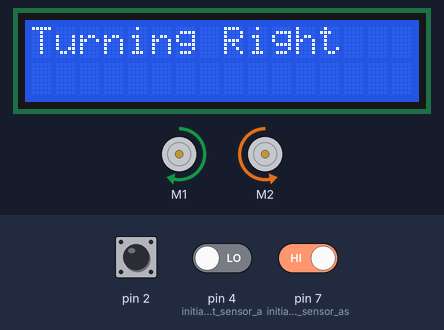
Simulated run of this sketch. Board: Arduino Uno, built with avr-gcc and run on an emulated ATmega328P. Parts: 16×2 character LCD, 2 × DC motor (green arrow = forward, orange = backward, longer = faster). The test bench sets the inputs (shaded band); at power-on: pin 4 (initialize_Right_sensor_a) LOW, pin 7 (initialize_Left_sensor_as) HIGH, pin 2 HIGH. What the sketch prints to the serial monitor is not drawn.

Above: at 3.2 s.
3.3 s: pin 4 (initialize_Right_sensor_a) driven HIGH
At 4.1 s:
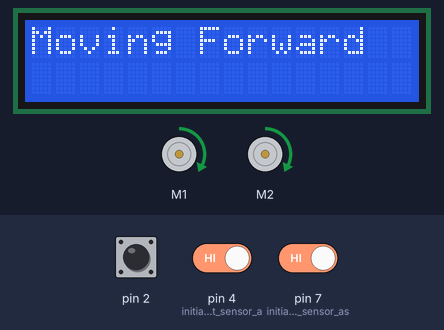
4.8 s: pin 7 (initialize_Left_sensor_as) driven LOW
At 5.9 s:
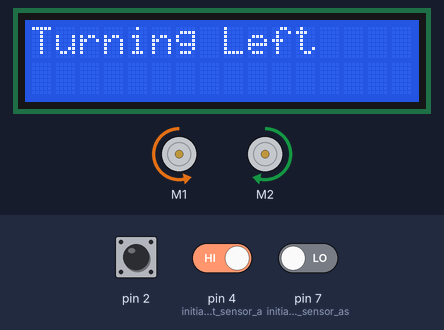
6.3 s: pin 7 (initialize_Left_sensor_as) driven HIGH
At 7.7 s:
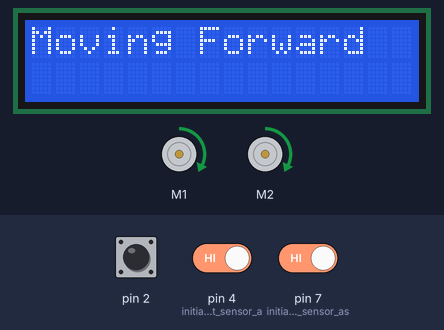
9.3 s: pin 4 (initialize_Right_sensor_a) driven LOW
At 10.5 s:
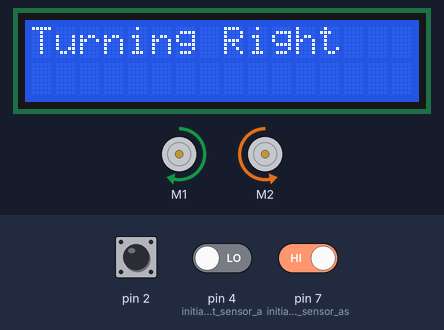
10.8 s: pin 4 (initialize_Right_sensor_a) driven HIGH
At 11.9 s:
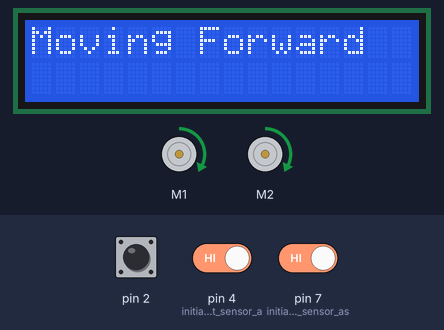
12.3 s: pin 7 (initialize_Left_sensor_as) driven LOW
At 13.0 s:
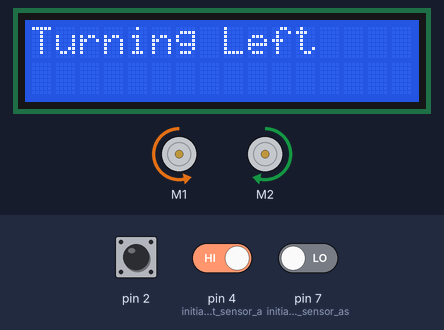
Timing chart, 0 to 14.8 s (numbered marks = the images above; inputs shaded):
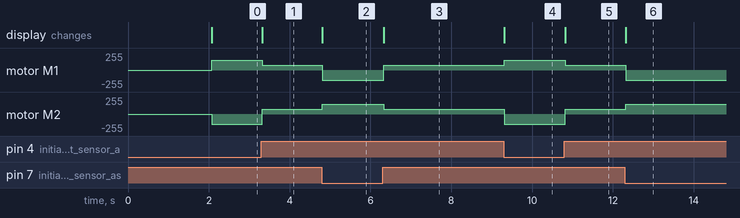

The sketch:

follow_line_V2.ino
```cpp
#include <Adafruit_MotorShield.h>
#include <math.h>
#include <LiquidCrystal.h>

int M1_Speed = 70; // speed of motor 1
int M2_Speed = 70; // speed of motor 2
int LeftRotationSpeed = 150; // Left Rotation Speed
int RightRotationSpeed = 150; // Right Rotation Speed

const int trigPin = 9;
const int echoPin = 10;
const int rs = 3, en = 5, d4 = 8, d5 = 13, d6 = 12, d7 = 11;
long duration;
int distance_cm;

int RIGHT_SENSOR;
int LEFT_SENSOR;
int CROSS_SENSOR;

Adafruit_MotorShield AFMS = Adafruit_MotorShield();
Adafruit_DCMotor *Left = AFMS.getMotor(1);
Adafruit_DCMotor *Right = AFMS.getMotor(2);
LiquidCrystal lcd (rs, en, d4, d5, d6 ,d7);

void setup() {
  lcd.begin(16, 2);
  lcd.print("Hello, world!");
  delay(2000);
  Serial.begin(9600);
  AFMS.begin();
  pinMode(7, INPUT); // initialize Left sensor as an input
  pinMode(4, INPUT); // initialize Right sensor as an input
  pinMode(trigPin, OUTPUT);
  pinMode(echoPin, INPUT);
}

void loop() {
  CROSS_SENSOR = digitalRead(2);
  LEFT_SENSOR = digitalRead(7);
  RIGHT_SENSOR = digitalRead(4);

  Serial.print("distance: ");
  Serial.println(distance_cm);


  if(RIGHT_SENSOR==1 && LEFT_SENSOR==1) {
    lcd.print("Moving Forward");
    forward(); //FORWARD
  }

  else if(RIGHT_SENSOR==0 && LEFT_SENSOR==1) {
    right(); //Move Right
   }

  else if(RIGHT_SENSOR==1 && LEFT_SENSOR==0) {
    left(); //Move Left
  }
 /*
  else if(RIGHT_SENSOR==0 && LEFT_SENSOR==0 && !CROSS_SENSOR==0) {
    while (RIGHT_SENSOR==0 && LEFT_SENSOR==0){
      forward();
      delay(300);
      RIGHT_SENSOR = digitalRead(4);
      LEFT_SENSOR = digitalRead(7);
    }
    while (RIGHT_SENSOR != 0 && LEFT_SENSOR != 0){
      forward();
      RIGHT_SENSOR = digitalRead(4);
      LEFT_SENSOR = digitalRead(7);
    }
    Stop();
    right();
    delay(900);
    while(LEFT_SENSOR != 0){
      RIGHT_SENSOR = digitalRead(4);
      LEFT_SENSOR = digitalRead(7);
      right();
      if (LEFT_SENSOR == 0){
        break;
      }
    }
   }
   */
  else if(CROSS_SENSOR==0 && RIGHT_SENSOR==0){
    Stop();
    delay(5000);
    forward();
    delay(500);
  }

}

void forward()
{
  lcd.setCursor(0, 0);
  lcd.print("Moving Forward   \n\n");
  Left->run(FORWARD);
  Right->run(FORWARD);
  Left->setSpeed(M1_Speed);
  Right->setSpeed(M2_Speed);
  digitalWrite(echoPin, LOW);
  digitalWrite(echoPin,LOW);
  delayMicroseconds(2);

  digitalWrite(trigPin, HIGH);
  delayMicroseconds(10);
  digitalWrite(trigPin, LOW);
/*
  duration = pulseIn(echoPin, HIGH);
  distance_cm = microsecondsToCentimeters(duration);

  if (distance_cm < 15 && distance_cm != 0){
    Stop();
    delay(10000);
    digitalWrite(echoPin, LOW);
    digitalWrite(echoPin,LOW);
    delayMicroseconds(2);
    digitalWrite(trigPin, HIGH);
    delayMicroseconds(10);
    digitalWrite(trigPin, LOW);

    duration = pulseIn(echoPin, HIGH);
    distance_cm = microsecondsToCentimeters(duration);

    if (distance_cm < 15 && distance_cm != 0){
      backward();
      delay(1200);
      left();
      delay(1279);
      forward();
      delay(500);
    }
  }
  */
}

void backward()
{
      lcd.setCursor(0, 0);
      lcd.print("Moving Backward    \n\n");
      Left->run(BACKWARD);
      Right->run(BACKWARD);
      Left->setSpeed(M1_Speed);
      Right->setSpeed(M2_Speed);
}

void right()
{
      lcd.setCursor(0, 0);
      lcd.print("Turning Right      \n\n");
      Left->run(FORWARD);
      Right->run(BACKWARD);
      Left->setSpeed(LeftRotationSpeed);
      Right->setSpeed(RightRotationSpeed);
      RIGHT_SENSOR = digitalRead(4);
      LEFT_SENSOR = digitalRead(7);
      CROSS_SENSOR = digitalRead(2);

      if(RIGHT_SENSOR==0 && LEFT_SENSOR==0 && !CROSS_SENSOR==0) {
        while (RIGHT_SENSOR==0 && LEFT_SENSOR==0){
          forward();
          RIGHT_SENSOR = digitalRead(4);
          LEFT_SENSOR = digitalRead(7);
        }
        while (RIGHT_SENSOR != 0 && LEFT_SENSOR != 0){
          forward();
          RIGHT_SENSOR = digitalRead(4);
          LEFT_SENSOR = digitalRead(7);
        }
        Left->run(FORWARD);
        Right->run(BACKWARD);
        Left->setSpeed(LeftRotationSpeed);
        Right->setSpeed(RightRotationSpeed);
        delay(700);
        while(LEFT_SENSOR != 0){
          RIGHT_SENSOR = digitalRead(4);
          LEFT_SENSOR = digitalRead(7);
          Left->run(FORWARD);
          Right->run(BACKWARD);
          Left->setSpeed(LeftRotationSpeed);
          Right->setSpeed(RightRotationSpeed);
          if (LEFT_SENSOR == 0){
            break;
          }
        }
      }
}

void left()
{
      lcd.setCursor(0, 0);
      lcd.print("Turning Left        \n\n");
      Left->run(BACKWARD);
      Right->run(FORWARD);
      Left->setSpeed(LeftRotationSpeed);
      Right->setSpeed(RightRotationSpeed);
      RIGHT_SENSOR = digitalRead(4);
      LEFT_SENSOR = digitalRead(7);
      if (RIGHT_SENSOR == 0 && LEFT_SENSOR == 0){
        left();
        delay(200);
      }

}

void Stop()
{
      lcd.setCursor(0, 0);
      lcd.print("Stopped...         \n\n");
      Left->setSpeed(0);
      Right->setSpeed(0);
}

long microsecondsToCentimeters(long duration_ms){
  return 34*duration_ms/2000;
}
```

Measured:
- after the input at 3.3 s, motor M1: forward 150/255 → forward 70/255 at once; motor M2: backward 150/255 → forward 70/255 at once; the display: changes at once (image 1)
- after the input at 4.8 s, motor M1: forward 70/255 → backward 150/255 at once; motor M2: forward 70/255 → forward 150/255 at once; the display: changes at once (image 2)
- after the input at 6.3 s, motor M1: backward 150/255 → forward 70/255 at once; motor M2: forward 150/255 → forward 70/255 at once; the display: changes at once (image 3)
- after the input at 9.3 s, motor M1: forward 70/255 → forward 150/255 at once; motor M2: forward 70/255 → backward 150/255 at once; the display: changes at once (image 4)
- after the input at 10.8 s, motor M1: forward 150/255 → forward 70/255 at once; motor M2: backward 150/255 → forward 70/255 at once; the display: changes at once (image 5)
- after the input at 12.3 s, motor M1: forward 70/255 → backward 150/255 at once; motor M2: forward 70/255 → forward 150/255 at once; the display: changes at once (image 6)
